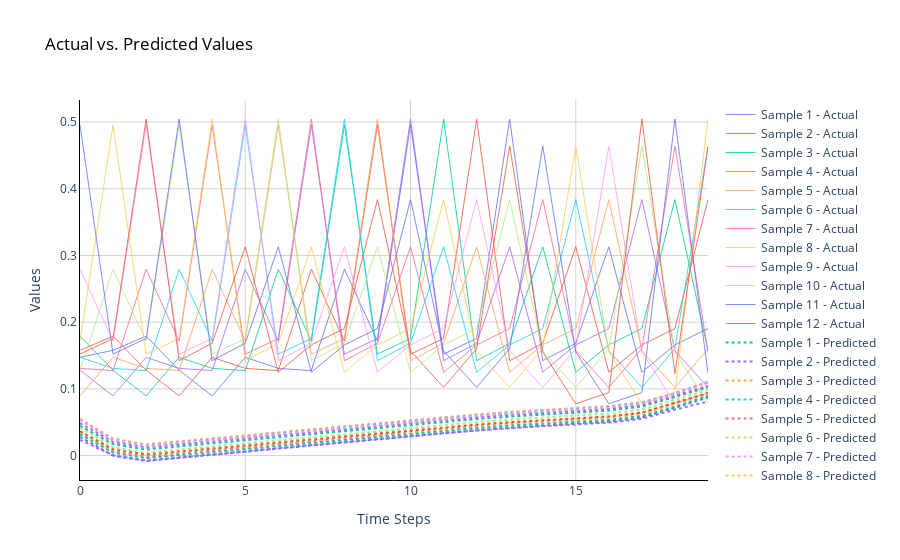

Notebook source saved alongside this figure:
### Code cell
pred_test = model.predict(X_test)

# Create a plot
fig = go.Figure()

# Add traces for actual values (ground truth)
for i in range(12):
    fig.add_trace(go.Scatter(x=np.arange(len(Y_test[i])), y=scaler.inverse_transform(Y_test[i].reshape(-1, 1)).flatten(),
                             mode='lines',
                             name=f'Sample {i + 1} - Actual',
                             opacity=0.8,
                             line=dict(width=1)
                            ))

# Add traces for predicted values
for i in range(12):
    fig.add_trace(go.Scatter(x=np.arange(len(pred_test[i])), y=scaler.inverse_transform(pred_test[i].reshape(-1, 1)).flatten(),
                             mode='lines',
                             name=f'Sample {i + 1} - Predicted',
                             opacity=1,
                             line=dict(width=2, dash='dot')
                            ))

# Customize the plot appearance
fig.update_layout(
    plot_bgcolor='white',
    xaxis=dict(
        showgrid=True, gridwidth=1, gridcolor='lightgrey',
        zeroline=True, zerolinewidth=1, zerolinecolor='lightgrey',
        showline=True, linewidth=1, linecolor='black',
        title='Time Steps'
    ),
    yaxis=dict(
        showgrid=True, gridwidth=1, gridcolor='lightgrey',
        zeroline=True, zerolinewidth=1, zerolinecolor='lightgrey',
        showline=True, linewidth=1, linecolor='black',
        title='Values'
    ),
    title=dict(text="Actual vs. Predicted Values", font=dict(color='black'))
)

# Show the plot
fig.show()

### Figure 1 — Plotly figure (JSON) as saved in the notebook; plotly's stock layout.template omitted (floating-point values rounded to 4 significant figures)
{"data": [{"line": {"width": 1}, "mode": "lines", "name": "Sample 1 - Actual", "opacity": 0.8, "type": "scatter", "x": [0, 1, 2, 3, 4, 5, 6, 7, 8, 9, 10, 11, 12, 13, 14, 15, 16, 17, 18, 19], "y": [0.1473, 0.1578, 0.179, 0.128, 0.08947, 0.1473, 0.1307, 0.1274, 0.2794, 0.1716, 0.4955, 0.1521, 0.1755, 0.5044, 0.1422, 0.1684, 0.313, 0.1249, 0.1659, 0.1905]}, {"line": {"width": 1}, "mode": "lines", "name": "Sample 2 - Actual", "opacity": 0.8, "type": "scatter", "x": [0, 1, 2, 3, 4, 5, 6, 7, 8, 9, 10, 11, 12, 13, 14, 15, 16, 17, 18, 19], "y": [0.1578, 0.179, 0.128, 0.08947, 0.1473, 0.1307, 0.1274, 0.2794, 0.1716, 0.4955, 0.1521, 0.1755, 0.5044, 0.1422, 0.1684, 0.313, 0.1249, 0.1659, 0.1905, 0.3837]}, {"line": {"width": 1}, "mode": "lines", "name": "Sample 3 - Actual", "opacity": 0.8, "type": "scatter", "x": [0, 1, 2, 3, 4, 5, 6, 7, 8, 9, 10, 11, 12, 13, 14, 15, 16, 17, 18, 19], "y": [0.179, 0.128, 0.08947, 0.1473, 0.1307, 0.1274, 0.2794, 0.1716, 0.4955, 0.1521, 0.1755, 0.5044, 0.1422, 0.1684, 0.313, 0.1249, 0.1659, 0.1905, 0.3837, 0.157]}, {"line": {"width": 1}, "mode": "lines", "name": "Sample 4 - Actual", "opacity": 0.8, "type": "scatter", "x": [0, 1, 2, 3, 4, 5, 6, 7, 8, 9, 10, 11, 12, 13, 14, 15, 16, 17, 18, 19], "y": [0.128, 0.08947, 0.1473, 0.1307, 0.1274, 0.2794, 0.1716, 0.4955, 0.1521, 0.1755, 0.5044, 0.1422, 0.1684, 0.313, 0.1249, 0.1659, 0.1905, 0.3837, 0.157, 0.1021]}, {"line": {"width": 1}, "mode": "lines", "name": "Sample 5 - Actual", "opacity": 0.8, "type": "scatter", "x": [0, 1, 2, 3, 4, 5, 6, 7, 8, 9, 10, 11, 12, 13, 14, 15, 16, 17, 18, 19], "y": [0.08947, 0.1473, 0.1307, 0.1274, 0.2794, 0.1716, 0.4955, 0.1521, 0.1755, 0.5044, 0.1422, 0.1684, 0.313, 0.1249, 0.1659, 0.1905, 0.3837, 0.157, 0.1021, 0.1604]}, {"line": {"width": 1}, "mode": "lines", "name": "Sample 6 - Actual", "opacity": 0.8, "type": "scatter", "x": [0, 1, 2, 3, 4, 5, 6, 7, 8, 9, 10, 11, 12, 13, 14, 15, 16, 17, 18, 19], "y": [0.1473, 0.1307, 0.1274, 0.2794, 0.1716, 0.4955, 0.1521, 0.1755, 0.5044, 0.1422, 0.1684, 0.313, 0.1249, 0.1659, 0.1905, 0.3837, 0.157, 0.1021, 0.1604, 0.464]}, {"line": {"width": 1}, "mode": "lines", "name": "Sample 7 - Actual", "opacity": 0.8, "type": "scatter", "x": [0, 1, 2, 3, 4, 5, 6, 7, 8, 9, 10, 11, 12, 13, 14, 15, 16, 17, 18, 19], "y": [0.1307, 0.1274, 0.2794, 0.1716, 0.4955, 0.1521, 0.1755, 0.5044, 0.1422, 0.1684, 0.313, 0.1249, 0.1659, 0.1905, 0.3837, 0.157, 0.1021, 0.1604, 0.464, 0.1555]}, {"line": {"width": 1}, "mode": "lines", "name": "Sample 8 - Actual", "opacity": 0.8, "type": "scatter", "x": [0, 1, 2, 3, 4, 5, 6, 7, 8, 9, 10, 11, 12, 13, 14, 15, 16, 17, 18, 19], "y": [0.1274, 0.2794, 0.1716, 0.4955, 0.1521, 0.1755, 0.5044, 0.1422, 0.1684, 0.313, 0.1249, 0.1659, 0.1905, 0.3837, 0.157, 0.1021, 0.1604, 0.464, 0.1555, 0.07756]}, {"line": {"width": 1}, "mode": "lines", "name": "Sample 9 - Actual", "opacity": 0.8, "type": "scatter", "x": [0, 1, 2, 3, 4, 5, 6, 7, 8, 9, 10, 11, 12, 13, 14, 15, 16, 17, 18, 19], "y": [0.2794, 0.1716, 0.4955, 0.1521, 0.1755, 0.5044, 0.1422, 0.1684, 0.313, 0.1249, 0.1659, 0.1905, 0.3837, 0.157, 0.1021, 0.1604, 0.464, 0.1555, 0.07756, 0.09449]}, {"line": {"width": 1}, "mode": "lines", "name": "Sample 10 - Actual", "opacity": 0.8, "type": "scatter", "x": [0, 1, 2, 3, 4, 5, 6, 7, 8, 9, 10, 11, 12, 13, 14, 15, 16, 17, 18, 19], "y": [0.1716, 0.4955, 0.1521, 0.1755, 0.5044, 0.1422, 0.1684, 0.313, 0.1249, 0.1659, 0.1905, 0.3837, 0.157, 0.1021, 0.1604, 0.464, 0.1555, 0.07756, 0.09449, 0.5045]}, {"line": {"width": 1}, "mode": "lines", "name": "Sample 11 - Actual", "opacity": 0.8, "type": "scatter", "x": [0, 1, 2, 3, 4, 5, 6, 7, 8, 9, 10, 11, 12, 13, 14, 15, 16, 17, 18, 19], "y": [0.4955, 0.1521, 0.1755, 0.5044, 0.1422, 0.1684, 0.313, 0.1249, 0.1659, 0.1905, 0.3837, 0.157, 0.1021, 0.1604, 0.464, 0.1555, 0.07756, 0.09449, 0.5045, 0.123]}, {"line": {"width": 1}, "mode": "lines", "name": "Sample 12 - Actual", "opacity": 0.8, "type": "scatter", "x": [0, 1, 2, 3, 4, 5, 6, 7, 8, 9, 10, 11, 12, 13, 14, 15, 16, 17, 18, 19], "y": [0.1521, 0.1755, 0.5044, 0.1422, 0.1684, 0.313, 0.1249, 0.1659, 0.1905, 0.3837, 0.157, 0.1021, 0.1604, 0.464, 0.1555, 0.07756, 0.09449, 0.5045, 0.123, 0.4632]}, {"line": {"dash": "dot", "width": 2}, "mode": "lines", "name": "Sample 1 - Predicted", "opacity": 1, "type": "scatter", "x": [0, 1, 2, 3, 4, 5, 6, 7, 8, 9, 10, 11, 12, 13, 14, 15, 16, 17, 18, 19], "y": [0.04461, 0.01724, 0.009111, 0.01342, 0.0182, 0.0229, 0.02758, 0.03227, 0.03695, 0.0416, 0.04616, 0.05056, 0.0547, 0.05841, 0.06157, 0.06428, 0.06738, 0.0734, 0.08768, 0.1023]}, {"line": {"dash": "dot", "width": 2}, "mode": "lines", "name": "Sample 2 - Predicted", "opacity": 1, "type": "scatter", "x": [0, 1, 2, 3, 4, 5, 6, 7, 8, 9, 10, 11, 12, 13, 14, 15, 16, 17, 18, 19], "y": [0.04878, 0.02045, 0.01215, 0.01638, 0.02111, 0.02578, 0.03044, 0.03511, 0.03977, 0.0444, 0.04895, 0.05334, 0.05745, 0.06113, 0.06426, 0.06692, 0.06993, 0.07583, 0.08991, 0.1042]}, {"line": {"dash": "dot", "width": 2}, "mode": "lines", "name": "Sample 3 - Predicted", "opacity": 1, "type": "scatter", "x": [0, 1, 2, 3, 4, 5, 6, 7, 8, 9, 10, 11, 12, 13, 14, 15, 16, 17, 18, 19], "y": [0.05485, 0.02525, 0.01675, 0.02087, 0.02553, 0.03014, 0.03476, 0.0394, 0.04405, 0.04866, 0.05319, 0.05757, 0.06167, 0.06534, 0.06845, 0.07109, 0.07409, 0.07995, 0.09393, 0.1094]}, {"line": {"dash": "dot", "width": 2}, "mode": "lines", "name": "Sample 4 - Predicted", "opacity": 1, "type": "scatter", "x": [0, 1, 2, 3, 4, 5, 6, 7, 8, 9, 10, 11, 12, 13, 14, 15, 16, 17, 18, 19], "y": [0.05387, 0.02335, 0.01477, 0.01887, 0.02353, 0.02815, 0.03279, 0.03744, 0.04211, 0.04675, 0.05132, 0.05574, 0.05989, 0.06362, 0.06681, 0.06955, 0.07267, 0.07871, 0.09292, 0.1108]}, {"line": {"dash": "dot", "width": 2}, "mode": "lines", "name": "Sample 5 - Predicted", "opacity": 1, "type": "scatter", "x": [0, 1, 2, 3, 4, 5, 6, 7, 8, 9, 10, 11, 12, 13, 14, 15, 16, 17, 18, 19], "y": [0.03532, 0.006304, -0.001824, 0.00256, 0.007417, 0.01219, 0.01695, 0.02171, 0.02647, 0.0312, 0.03584, 0.04033, 0.04456, 0.04837, 0.05166, 0.05452, 0.05779, 0.06404, 0.07868, 0.09413]}, {"line": {"dash": "dot", "width": 2}, "mode": "lines", "name": "Sample 6 - Predicted", "opacity": 1, "type": "scatter", "x": [0, 1, 2, 3, 4, 5, 6, 7, 8, 9, 10, 11, 12, 13, 14, 15, 16, 17, 18, 19], "y": [0.04193, 0.01249, 0.004249, 0.008545, 0.01334, 0.01805, 0.02276, 0.02747, 0.03219, 0.03687, 0.04146, 0.04591, 0.05008, 0.05384, 0.05705, 0.05982, 0.06297, 0.06905, 0.08344, 0.09811]}, {"line": {"dash": "dot", "width": 2}, "mode": "lines", "name": "Sample 7 - Predicted", "opacity": 1, "type": "scatter", "x": [0, 1, 2, 3, 4, 5, 6, 7, 8, 9, 10, 11, 12, 13, 14, 15, 16, 17, 18, 19], "y": [0.05385, 0.02292, 0.01431, 0.01839, 0.02302, 0.02762, 0.03223, 0.03687, 0.04151, 0.04614, 0.05069, 0.05509, 0.05922, 0.06294, 0.06612, 0.06885, 0.07196, 0.07798, 0.09218, 0.1101]}, {"line": {"dash": "dot", "width": 2}, "mode": "lines", "name": "Sample 8 - Predicted", "opacity": 1, "type": "scatter", "x": [0, 1, 2, 3, 4, 5, 6, 7, 8, 9, 10, 11, 12, 13, 14, 15, 16, 17, 18, 19], "y": [0.03428, 0.004891, -0.003311, 0.001002, 0.005807, 0.01053, 0.01524, 0.01996, 0.02469, 0.02938, 0.03399, 0.03846, 0.04266, 0.04646, 0.04973, 0.05258, 0.05584, 0.06208, 0.07669, 0.09363]}, {"line": {"dash": "dot", "width": 2}, "mode": "lines", "name": "Sample 9 - Predicted", "opacity": 1, "type": "scatter", "x": [0, 1, 2, 3, 4, 5, 6, 7, 8, 9, 10, 11, 12, 13, 14, 15, 16, 17, 18, 19], "y": [0.02809, -0.0001021, -0.008143, -0.003764, 0.00107, 0.005812, 0.01053, 0.01526, 0.01997, 0.02465, 0.02925, 0.0337, 0.03787, 0.04164, 0.04487, 0.04766, 0.05085, 0.05701, 0.07154, 0.08686]}, {"line": {"dash": "dot", "width": 2}, "mode": "lines", "name": "Sample 10 - Predicted", "opacity": 1, "type": "scatter", "x": [0, 1, 2, 3, 4, 5, 6, 7, 8, 9, 10, 11, 12, 13, 14, 15, 16, 17, 18, 19], "y": [0.03652, 0.00951, 0.001374, 0.005632, 0.01037, 0.01501, 0.01964, 0.02428, 0.0289, 0.03349, 0.03799, 0.04234, 0.0464, 0.05004, 0.05312, 0.05573, 0.05869, 0.06453, 0.07857, 0.09331]}, {"line": {"dash": "dot", "width": 2}, "mode": "lines", "name": "Sample 11 - Predicted", "opacity": 1, "type": "scatter", "x": [0, 1, 2, 3, 4, 5, 6, 7, 8, 9, 10, 11, 12, 13, 14, 15, 16, 17, 18, 19], "y": [0.03191, 0.004446, -0.003825, 0.0003734, 0.005074, 0.009707, 0.01433, 0.01896, 0.0236, 0.02819, 0.03269, 0.03705, 0.04112, 0.04476, 0.04785, 0.05046, 0.05342, 0.05926, 0.07324, 0.0896]}, {"line": {"dash": "dot", "width": 2}, "mode": "lines", "name": "Sample 12 - Predicted", "opacity": 1, "type": "scatter", "x": [0, 1, 2, 3, 4, 5, 6, 7, 8, 9, 10, 11, 12, 13, 14, 15, 16, 17, 18, 19], "y": [0.02357, 0.0003324, -0.00749, -0.0031, 0.001707, 0.006397, 0.01105, 0.0157, 0.02032, 0.02488, 0.02936, 0.03365, 0.03766, 0.04121, 0.04419, 0.04667, 0.04948, 0.05512, 0.06889, 0.08111]}], "layout": {"plot_bgcolor": "white", "title": {"font": {"color": "black"}, "text": "Actual vs. Predicted Values"}, "xaxis": {"gridcolor": "lightgrey", "gridwidth": 1, "linecolor": "black", "linewidth": 1, "showgrid": true, "showline": true, "title": {"text": "Time Steps"}, "zeroline": true, "zerolinecolor": "lightgrey", "zerolinewidth": 1}, "yaxis": {"gridcolor": "lightgrey", "gridwidth": 1, "linecolor": "black", "linewidth": 1, "showgrid": true, "showline": true, "title": {"text": "Values"}, "zeroline": true, "zerolinecolor": "lightgrey", "zerolinewidth": 1}}}
